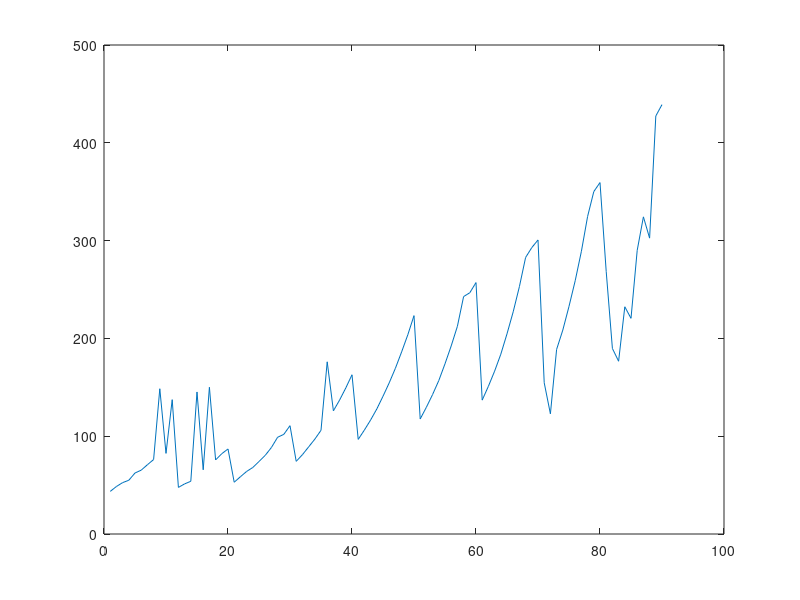

MATLAB code to generate this figure:
% data analysis file for the resonance simulation data from waveguide
% solver 
clear; clc;
%% import and store the data from the txt file 
data = importdata("SiC_500nm_rib_unitcell_testSweep_t3.txt");
mg = data(:,5);
%% plot the mg of all the trials
target_freq = 327.3e12;
wavelength_detuning = ((3e8)/target_freq-(3e8)./mg).*1e9;
plot(wavelength_detuning);
